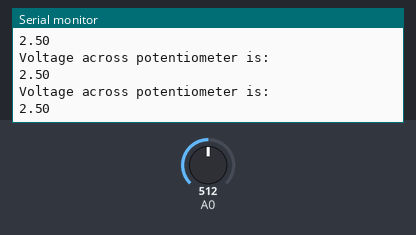
Bench run of a sketch on a simulated Arduino Uno, built with avr-gcc and run on an emulated ATmega328P. On the bench: the last lines printed to the serial monitor. The inputs (shaded band) are chosen by the test bench; at power-on: A0 = 512.

Above: at 1.3 s.
1.4 s: A0 set to 716
At 1.83 s:
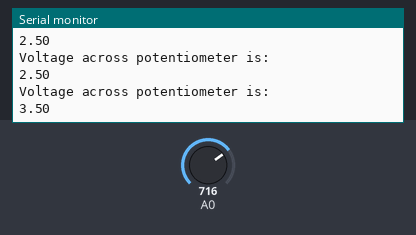
2.9 s: A0 set to 900
At 3.33 s:
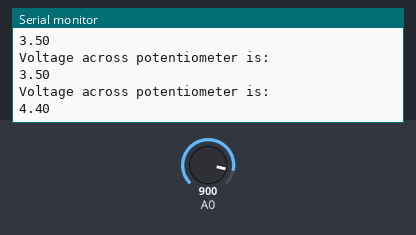
Timing chart, 0 to 5.9 s (numbered marks = the images above; inputs shaded):
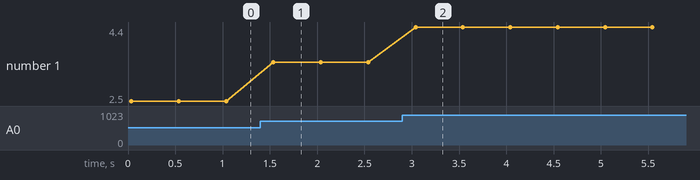

The sketch:

03_potentiometer_reading.ino
```cpp
void setup() {
  Serial.begin(9600);  // Start the serial monitor at 9600 baud
}

void loop() {
  int sensorValue = analogRead(A0);  // Read analog value from A0
  // ADC has a resolution of 10 bits, so it produces values from 0 to 1023 (0 - 2^10)
  // sensorValue will contain analog value between 0 and 1023
  Serial.println("Voltage across potentiometer is:");
  Serial.println((float(sensorValue)/1023)*5);       // Print the value to Serial Monitor
  // Here, (float(sensorValue)/1023)*5 is the formula to convert digital value into a actual voltage values.
  delay(500);                        // Wait half a second
}
```

Measured:
- after the input at 1.4 s, the serial monitor: prints a new line after 0.14 s (image 1)
- after the input at 2.9 s, the serial monitor: prints a new line after 0.14 s (image 2)
- plotted number 1: 2.5 → 3.5 after the input at 1.4 s, 3.5 → 4.4 after the input at 2.9 s
